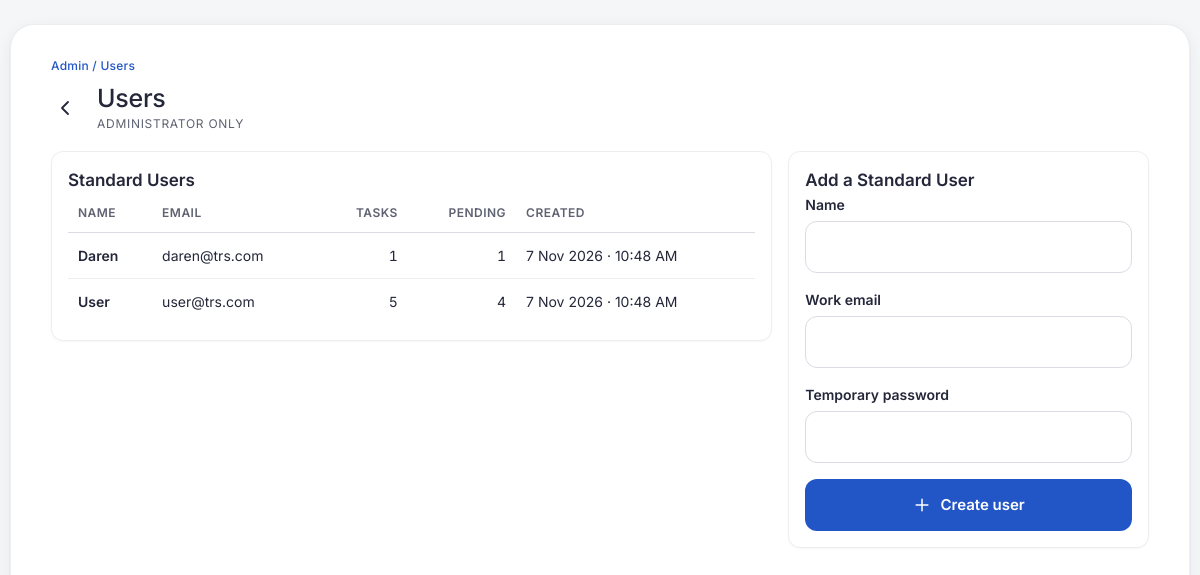
The app's page /admin/users.php (signed in) with its own data.
### tables this page shows
CREATE TABLE standard_user (
  user_id        INT          NOT NULL AUTO_INCREMENT,
  name           VARCHAR(100) NOT NULL,
  email          VARCHAR(100) NOT NULL,
  password_hash  VARCHAR(255) NOT NULL,
  created_at     DATETIME     NOT NULL DEFAULT CURRENT_TIMESTAMP,
  PRIMARY KEY (user_id),
  UNIQUE KEY uq_user_email (email)
);

### includes/db.php (called while the page is built, shortened)
<?php
function db(): PDO
{
    static $pdo = null;
    $options = [
        PDO::ATTR_ERRMODE            => PDO::ERRMODE_EXCEPTION,
        PDO::ATTR_DEFAULT_FETCH_MODE => PDO::FETCH_ASSOC,
        PDO::ATTR_EMULATE_PREPARES   => false,
    ];
    try {
        $dsn = 'mysql:host=' . DB_HOST . ';port=' . DB_PORT . ';dbname=' . DB_NAME . ';charset=utf8mb4';
        $pdo = new PDO($dsn, DB_USER, DB_PASS, $options);
        $pdo->exec("SET time_zone = '+08:00'");
    } catch (PDOException $e) {
        db_unavailable($e->getMessage());
    }
    return $pdo;
}

### admin/users.php (the view, shortened to what this page needs)
<?php
require_once __DIR__ . '/../includes/layout.php';
$errors = [];
$form = ['name' => '', 'email' => ''];
$users = db()->query(
    "SELECT u.user_id, u.name, u.email, u.created_at,
            COUNT(t.task_id) AS tasks,
            SUM(CASE WHEN t.status = 'Pending' THEN 1 ELSE 0 END) AS pending
       FROM standard_user u LEFT JOIN task t ON t.user_id = u.user_id
      GROUP BY u.user_id, u.name, u.email, u.created_at ORDER BY u.name"
)->fetchAll();
?>
<div class="two-col">
<section class="card">
  <h3 class="h-section">Standard Users</h3>
  <div class="table-wrap"><table class="table">
    <thead><tr><th>Name</th><th>Email</th><th class="num">Tasks</th><th class="num">Pending</th><th>Created</th></tr></thead>
    <tbody><?php foreach ($users as $u): ?>
      <tr><td class="strong"><?= h($u['name']) ?></td><td><?= h($u['email']) ?></td><td class="num"><?= (int) $u['tasks'] ?></td><td class="num"><?= (int) $u['pending'] ?></td><td><?= h(fmt_dt($u['created_at'])) ?></td></tr>
    <?php endforeach; ?></tbody>
  </table></div>
</section>
<section class="card">
  <h3 class="h-section">Add a Standard User</h3>
  <form method="post" class="form" novalidate>
    <label class="field<?= isset($errors['name']) ? ' has-error' : '' ?>"><span class="label">Name</span>
      <input class="input" name="name" value="<?= h($form['name']) ?>" maxlength="100"><span class="field-msg"><?= h($errors['name'] ?? '') ?></span></label>
    <label class="field<?= isset($errors['email']) ? ' has-error' : '' ?>"><span class="label">Work email</span>
      <input class="input" type="email" name="email" value="<?= h($form['email']) ?>"><span class="field-msg"><?= h($errors['email'] ?? '') ?></span></label>
    <label class="field<?= isset($errors['password']) ? ' has-error' : '' ?>"><span class="label">Temporary password</span>
      <input class="input" type="password" name="password" autocomplete="new-password"><span class="field-msg"><?= h($errors['password'] ?? '') ?></span></label>
    <button class="btn btn-primary btn-block" type="submit"><?= icon('plus') ?> Create user</button>
  </form>
</section>
</div>

### assets/css/app.css (style rules this page uses)
:root { --primary: #2256c7; --primary-press: #1a46a6; --primary-soft: #edf3ff; --ink: #242739; --muted: #5f6272; --line: #d9dce3; --line-soft: #eceef2; --bg: #f5f6f8; --surface: #ffffff; --crit: #b44348; --crit-bg: #fbecee; --high: #8f5a17; --high-bg: #fcf1dd; --norm: #2256c7; --norm-bg: #edf3ff; --low: #4f5d52; --low-bg: #eff2ee; --ok: #23774a; --ok-bg: #e8f5ee; --radius: 12px; --radius-lg: 18px; --tap: 48px; --action: 52px; --shadow: 0 1px 2px rgba(36, 39, 57, .06), 0 4px 16px rgba(36, 39, 57, .06); --font: "Inter", "Segoe UI", system-ui, -apple-system, Roboto, Arial, sans-serif; }
* { box-sizing: border-box; }
html { -webkit-text-size-adjust: 100%; }
body { margin: 0; background: var(--bg); color: var(--ink); font-family: var(--font); font-size: 16px; line-height: 1.5; -webkit-font-smoothing: antialiased; }
@media (min-width: 560px) { body { padding: 24px 0; } }
.h-section { font-size: 17px; font-weight: 600; margin: 0; display: flex; align-items: center; gap: 8px; }
.strong { font-weight: 600; }
.btn { display: inline-flex; align-items: center; justify-content: center; gap: 8px; min-height: var(--action); padding: 0 20px; border-radius: var(--radius); font: 600 15px/1 var(--font); text-decoration: none; cursor: pointer; border: 1px solid transparent; transition: background .15s, transform .05s, box-shadow .15s; }
.btn-block { width: 100%; }
.btn-primary { background: var(--primary); color: #fff; }
.form { display: flex; flex-direction: column; gap: 16px; }
.field { display: flex; flex-direction: column; gap: 6px; border: 0; padding: 0; margin: 0; min-width: 0; }
.label { font-size: 14px; font-weight: 600; padding: 0; }
.input { width: 100%; min-height: var(--action); padding: 0 14px; border-radius: var(--radius); border: 1px solid var(--line); background: #fff; color: var(--ink); font: 400 16px var(--font); }
.input::placeholder { color: #8b8d99; }
.card { background: #fff; border: 1px solid var(--line-soft); border-radius: var(--radius); padding: 16px; box-shadow: 0 1px 2px rgba(36,39,57,.04); }
.table-wrap { overflow-x: auto; margin: 0 -16px; padding: 0 16px; }
.table { width: 100%; border-collapse: collapse; font-size: 14px; }
.table th { text-align: left; font-size: 12px; text-transform: uppercase; letter-spacing: .04em; color: var(--muted); font-weight: 600; padding: 10px 10px; border-bottom: 1px solid var(--line); white-space: nowrap; }
.table td { padding: 12px 10px; border-bottom: 1px solid var(--line-soft); vertical-align: middle; }
.table tr:last-child td { border-bottom: 0; }
.table .num { text-align: right; font-variant-numeric: tabular-nums; }
.two-col { display: grid; gap: 16px; }
@media (min-width: 900px) { .two-col { grid-template-columns: 2fr 1fr; align-items: start; } }

### records on screen
standard_user: name "Daren", email "daren@trs.com", tasks "1", pending "1", created_at "7 Nov 2026 · 10:48 AM"
standard_user: name "User", email "user@trs.com", tasks "5", pending "4", created_at "7 Nov 2026 · 10:48 AM"

### other values on screen
$o['screen'] "Admin / Users"
$title "Users"
$o['sub'] "ADMINISTRATOR ONLY"
